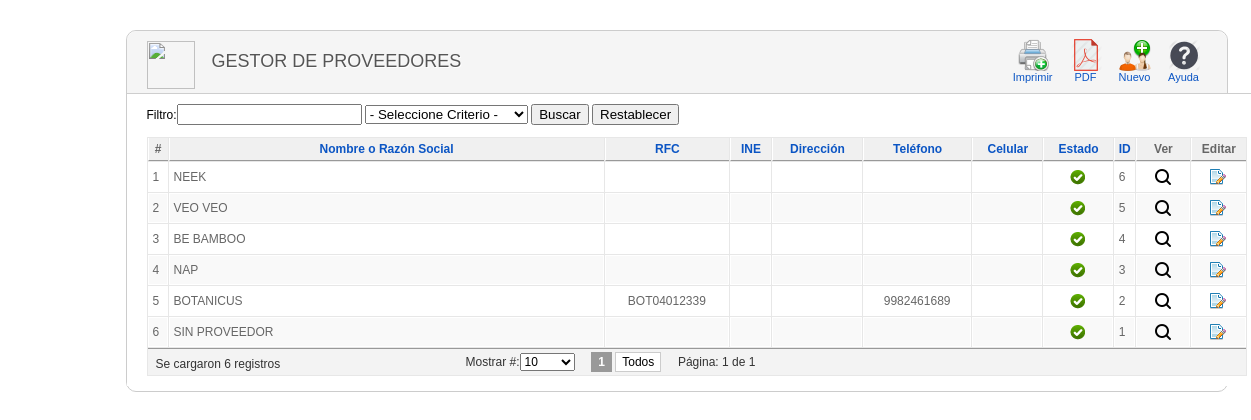
The app's page /proveedor/index.php (signed in) with its own data.
### tables this page shows
CREATE TABLE `proveedor` (
  `IdProveedor` int(11) NOT NULL,
  `Nombre` varchar(100) NOT NULL,
  `Ruc` varchar(11) DEFAULT NULL,
  `Dni` varchar(8) DEFAULT NULL,
  `Direccion` varchar(100) DEFAULT NULL,
  `Telefono` varchar(10) DEFAULT NULL,
  `Celular` varchar(15) DEFAULT NULL,
  `Email` varchar(80) DEFAULT NULL,
  `Cuenta1` varchar(50) DEFAULT NULL,
  `Cuenta2` varchar(50) DEFAULT NULL,
  `Estado` varchar(30) NOT NULL,
  `Obsv` text
);

### clases/clsProveedor.php (called while the page is built, shortened)
<?php
include_once("clsConexion.php");
class clsProveedor{
 function consultarTotalProveedores(){
   $con = new clsConexion;
   if($con->conectarse()==true){
     $query = "CALL SP_S_ProveedorCantidadTotal()";
	 $result = @mysql_query($query);
	 if (!$result)
	   return false;
	 else
	   return $result;
   }
 }
 function consultarProveedorPorParametro($criterio,$busqueda,$limite){
   $con = new clsConexion;
   if($con->conectarse()==true){
     $query = "CALL SP_S_ProveedorPorParametro('$criterio','$busqueda','$limite')";
	 $result = @mysql_query($query);
	 if (!$result)
	   return false;
	 else
	   return $result;
   }
 }
}
?>

### clases/clsConexion.php (called while the page is built, shortened)
<?php
class clsConexion{
	 function conectarse() {
		   return true;
	 }
}
?>

### proveedor/index.php (the view, shortened to what this page needs)
<html>
<head>
<link href="../css/general.css" rel="stylesheet" type="text/css">
<link href="../css/Imagenes.css" rel="stylesheet" type="text/css">
<link href="../css/paginator.css" rel="stylesheet" type="text/css">
</head>
<body>
<?php
    if(isset($_SESSION["usuario"])){
?>
<div class="wrapper">
<div class="block">
    <div class="block_head">
    	<div class="imagen_head"><img src="../img/Iconfinder/provider.png" width="48" height="48"></div>
    	<div class="titulo_head">GESTOR DE PROVEEDORES</div>
        <div class="toolbar" id="toolbar">
            <table class="toolbar">
            	<tbody>
                	<tr>
 <td>
                        <a href="imprimir_proveedor.php" class="toolbar" onClick="window.open(this.href,'win2','status=no,toolbar=no,scrollbars=yes,titlebar=no,menubar=no,resizable=yes,width=640,height=480,directories=no,location=no'); return false;">
                        <span class="Imprimir" title="Imprimir">
                        </span>
                        Imprimir
                        </a>
                    </td>
                    <td>
                        <a href="reporte_proveedor.php?criterio=descripcion" class="toolbar" onClick="window.open(this.href,'win2','status=no,toolbar=no,scrollbars=yes,titlebar=no,menubar=no,resizable=yes,width=640,height=480,directories=no,location=no'); return false;">
                        <span style="background-image:url(../img/Iconfinder/PDF2.png);" title="Convertir a PDF">
                        </span>
                        PDF
                        </a>
                    </td>
                    <td>
                        <a href="registrar_proveedor.php" class="toolbar">
                        <span style="background-image:url(../img/Iconfinder/user-group-new.png);" title="Nuevo">
                        </span>
                        Nuevo
                        </a>
                    </td>
                    <td>
                        <a href="#" class="toolbar">
                        <span class="Ayuda" title="Ayuda">
                        </span>
                        Ayuda
                        </a>
                    </td>
                    </tr>
            	</tbody>
            </table>
        </div>
    </div>
    <div class="block_content">
<?php
include_once("../clases/clsProveedor.php");
include_once("../lib/paginator/paginator.class.php");
$objProveedor=new clsProveedor;
$result_tot=$objProveedor->consultarTotalProveedores();
$num_rows = mysql_fetch_row($result_tot);
$pages = new Paginator;
$pages->items_total = $num_rows[0];
$pages->mid_range = 9;
$pages->paginate();
$result=$objProveedor->consultarProveedorPorParametro($criterio,$busqueda,$pages->limit);
?>
<form name="datos" action="index.php" method="post">
Filtro:<input type="text" name="txtDato">
<select name="cboCriterio" >
  <option>- Seleccione Criterio -</option>
</select>
<input name="buscar_dato" type="submit" value="Buscar">
<input name="restablecer" type="submit" value="Restablecer">
</form>
<table class="adminlist" cellspacing="1">
<thead>
<tr>
	<th>#</th>
	<th><a href="#">Nombre o Razón Social</a></th>
	<th><a href="#">RFC</a></th>
	<th><a href="#">INE</a></th>
	<th><a href="#">Dirección</a></th>
	<th><a href="#">Teléfono</a></th>
	<th><a href="#">Celular</a></th>
	<th><a href="#">Estado</a></th>
	<th><a href="#">ID</a></th>
    <th>Ver</th>
	<th>Editar</th>
</tr>
</thead>
<tbody class="adminlist">
<?php
$i=0;
while($row=mysql_fetch_array($result)){
	$i=$i+1;
	if ($c==1){
	echo "<tr class='row1'>";
		$c=2;
	}else{
	    	echo "<tr class='row0'>";
		$c=1;
	}
	echo "<td width='10'>".$i."</td>";
	echo "<td width='40%'>".$row['Nombre']."</td>";
	echo "<td align='center'>".$row['Ruc']."</td>";
	echo "<td align='center'>".$row['Dni']."</td>";
	echo "<td align='center'>".$row['Direccion']."</td>";
	echo "<td align='center'>".$row['Telefono']."</td>";
	echo "<td align='center'>".$row['Celular']."</td>";
	$estado=$row['Estado'];
	if($estado=="ACTIVO"){
	echo "<td align='center'><img src='../img/header/activo.png' title='Activo'></td>";
	}else{
	echo "<td align='center'><img src='../img/header/inactivo.png' title='Inactivo'></td>";
	}
	echo "<td width='1%'>".$row['IdProveedor']."</td>";
	echo "<td width='5%' align='center'><a href=detalle_proveedor.php?idproveedor=".$row["IdProveedor"]." title='Ver Detalle'><img src='../img/Iconfinder/search-16.png'></td>";
    echo "<td width='5%' align='center'><a href=editar_proveedor.php?idproveedor=".$row["IdProveedor"]." title='Editar'><img src='../img/Iconfinder/page_edit.png'></td>";
	echo "</tr>";
}
?>
</tbody>
		<tfoot>
			<tr>
				<td colspan="13">
                  <div align="left" style="float:left; width:310px; padding:4px 0px 0px 4px;"><?php echo "Se cargaron ".$i." registros" ?></div>
                <div align="left">                <?php
echo $pages->display_items_per_page()."&nbsp;&nbsp;&nbsp;&nbsp;".$pages->display_pages()."&nbsp;&nbsp;&nbsp;&nbsp;Página: ".$pages->current_page." de ".$pages->num_pages;
?></div>
                </td>
			</tr>
		</tfoot>
</table>
    </div>
</div>
</div>
<?php
    } else {
        header("Location:../index.php");
    }
?>
</body>
</html>

### css/general.css (style rules this page uses)
body { margin: 10px; padding: 0; background-image: url(../img/fondo.png); background-repeat: repeat; padding-bottom: 1px; font-size: 11px; }
body, td, th { font-family: Arial, Helvetica, sans-serif; font-size:12px; }
a:link { color: #0B55C4; text-decoration: none; }
table.adminlist { width: 100%; border-spacing: 1px; background-color: #e7e7e7; color: #666; font-size:12px; }
table.adminlist td, table.adminlist th { padding: 4px; }
table.adminlist thead th { text-align: center; background: #f0f0f0; color: #666; border-bottom: 1px solid #999; border-left: 1px solid #fff; }
table.adminlist tbody tr { background-color: #fff; text-align: left; }
table.adminlist tbody tr.row1 { background: #f9f9f9; border-top: 1px solid #fff; }
table.adminlist tbody tr td { height: 30px; background: #fff; border: 1px solid #fff; }
table.adminlist tbody tr.row1 td { background: #f9f9f9; border-top: 1px solid #FFF; }
table.adminlist tfoot tr { text-align: center; color: #333; }
table.adminlist tfoot td, table.adminlist tfoot th { background-color: #f3f3f3; border-top: 1px solid #999; text-align: center; }
.block { width:1100px; padding-bottom: 5px; margin-bottom: 25px; clear: both; border-radius: 10px; background-color:#fff; border: solid 1px #CCCCCC; }
.wrapper { width:1000px; margin:0 auto; padding-top: 20px; }
.block .block_content { overflow: hidden; background: #fff; width:1100px; border-top: 1px solid #CECECE; padding: 10px 20px 10px; }
.block .block_head { height:62px; background-color:#F5F5F5; -moz-border-radius: 10px 10px 0px 0px; -o-border-radius: 10px 10px 0px 0px; -webkit-border-radius: 10px 10px 0px 0px; -ms-border-radius: 10px 10px 0px 0px; overflow:visible; }
.block .titulo_head { height:25px; width:auto; float:left; font-family: "Titillium999", "Trebuchet MS", Arial, sans-serif; font-size: 18px; font-weight: normal; text-transform: uppercase; color: #555; text-shadow: 1px 1px 0 #fff; margin-left: 15px; padding-top:20px; }
.block .imagen_head { height:25px; width:50; float:left; margin-left: 20px; padding-top:10px; }
div.toolbar { float: right; text-align: right; padding: 0; margin-right: 20px; margin-top:5px; }
table.toolbar { border-collapse: collapse; padding: 0; margin: 0; }
table.toolbar td { padding: 1px 1px 1px 4px; text-align: center; color: #666; height: 48px; }
table.toolbar span { float: none; width: 32px; height: 32px; margin: 0 auto; display: block; }
table.toolbar a { display: block; float: left; background:#F5F5F5; white-space: nowrap; border: 1px solid #F5F5F5; padding: 1px 5px; cursor: pointer; font-size:11px; }

### css/Imagenes.css (style rules this page uses)
.Ayuda { background-image:url(../img/Iconfinder/help.png); }
.Imprimir { background-image:url(../img/Iconfinder/print-add2.png); }

### records on screen
proveedor: Nombre "NEEK", IdProveedor "6"
proveedor: Nombre "VEO VEO", IdProveedor "5"
proveedor: Nombre "BE BAMBOO", IdProveedor "4"
proveedor: Nombre "NAP", IdProveedor "3"
proveedor: Nombre "BOTANICUS", Ruc "BOT04012339", Telefono "9982461689", IdProveedor "2"
proveedor: Nombre "SIN PROVEEDOR", IdProveedor "1"

### other values on screen
$i "6"
$pages->current_page "1"
$pages->num_pages "1"
form field value "10"
